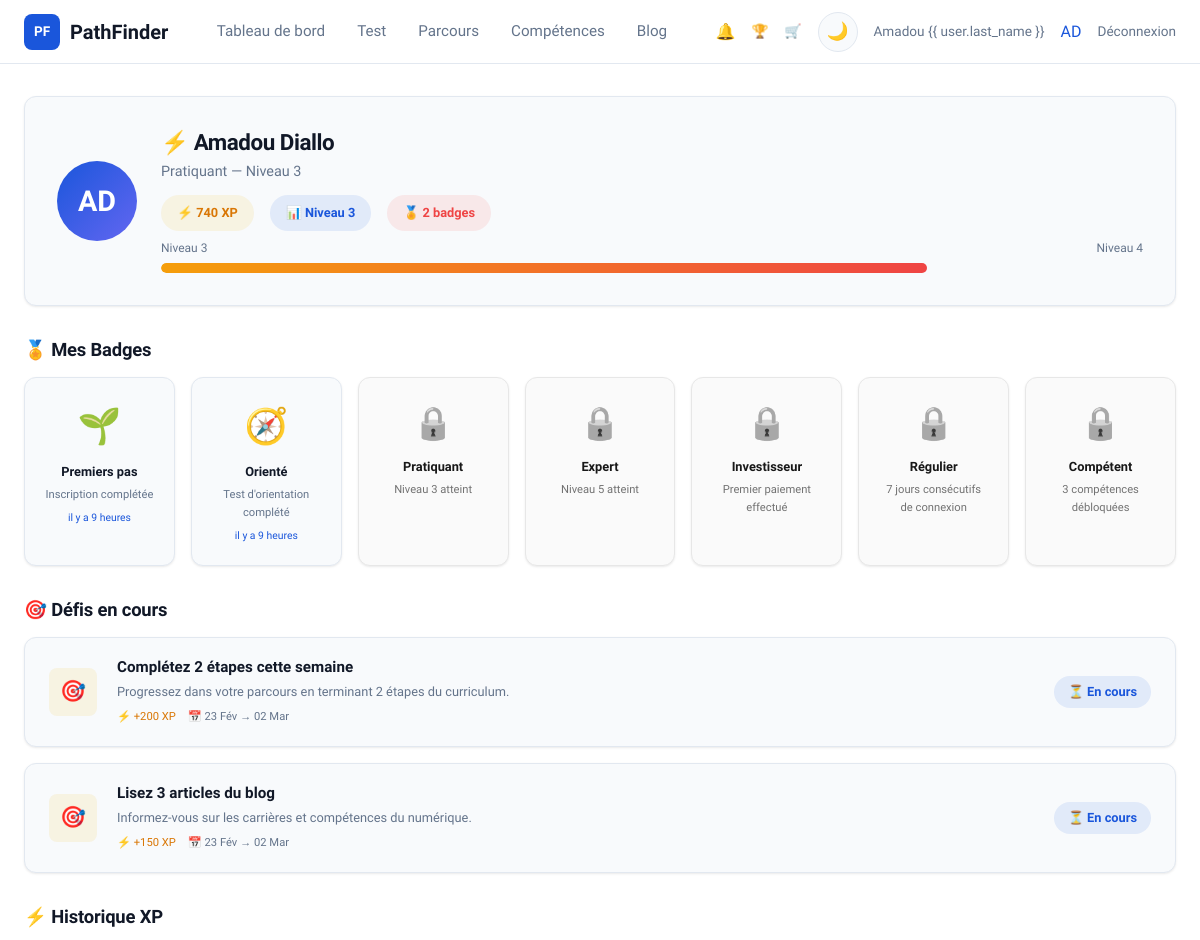
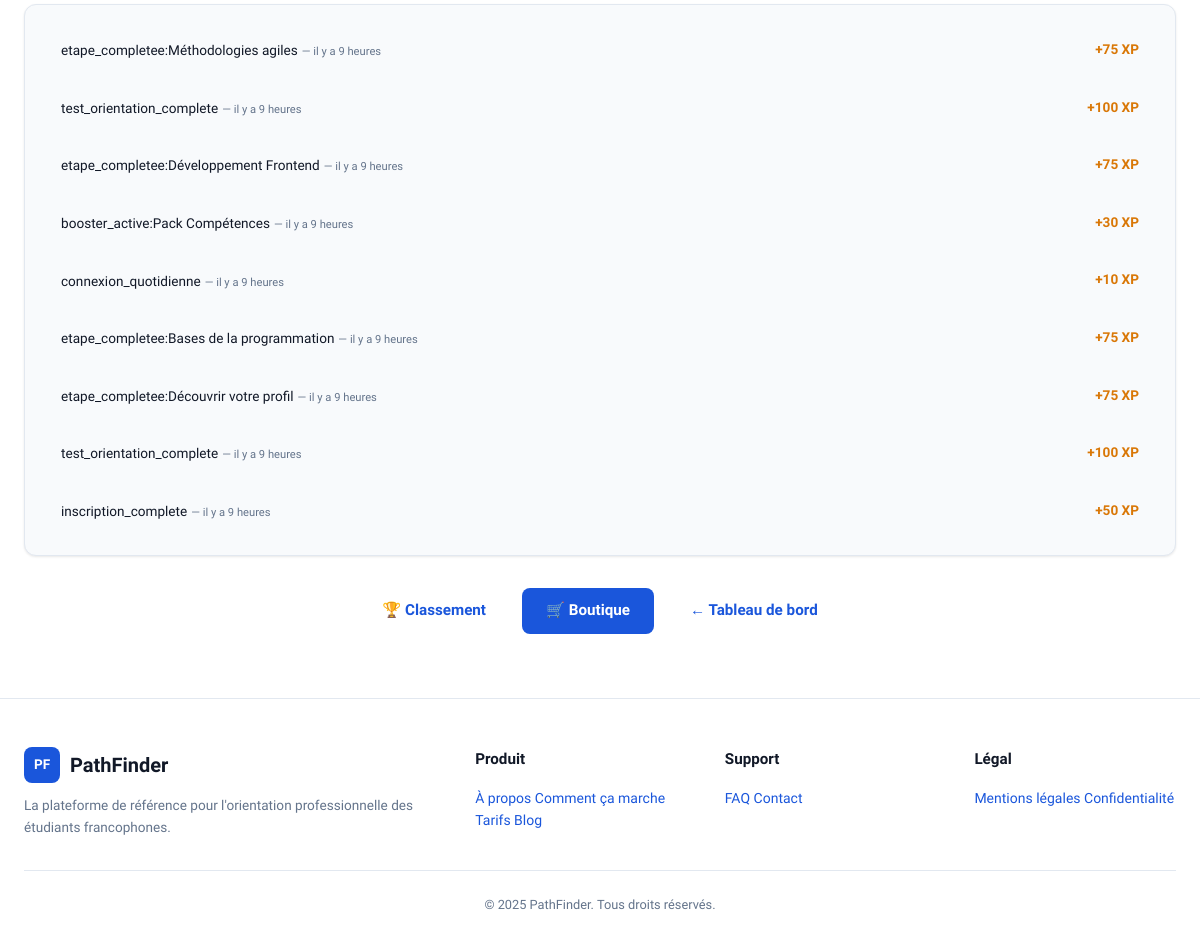
The app's page /gamification/profil/ (signed in) with its own data (2 pictures, top to bottom).
### accounts/models.py (models this page shows, shortened)
class CustomUser(AbstractUser):
    FILIERE_CHOICES = [
        ('informatique', 'Informatique'),
        ('gestion', 'Gestion'),
        ('marketing', 'Marketing'),
        ('communication', 'Communication'),
        ('droit', 'Droit'),
        ('sciences', 'Sciences'),
        ('lettres', 'Lettres'),
        ('autre', 'Autre'),
    ]
    NIVEAU_CHOICES = [
        ('licence1', 'Licence 1'),
        ('licence2', 'Licence 2'),
        ('licence3', 'Licence 3'),
        ('master1', 'Master 1'),
        ('master2', 'Master 2'),
        ('doctorat', 'Doctorat'),
    ]
    filiere = models.CharField(max_length=100, choices=FILIERE_CHOICES, blank=True)
    niveau = models.CharField(max_length=50, choices=NIVEAU_CHOICES, blank=True)
    avatar_initials = models.CharField(max_length=3, blank=True)
    global_progress = models.FloatField(default=0.0, help_text='Progression globale 0-100%')
    total_xp = models.IntegerField(default=0)
    level = models.IntegerField(default=1)
    class Meta:
        verbose_name = 'Utilisateur'
        verbose_name_plural = 'Utilisateurs'
    @property
    def level_name(self):
        names = {1: 'Explorateur', 2: 'Apprenti', 3: 'Pratiquant',
                 4: 'Confirmé', 5: 'Expert', 6: 'Mentor', 7: 'Architecte'}
        return names.get(min(self.level, 7), 'Architecte')
    @property
    def level_icon(self):
        icons = {1: '🌱', 2: '📘', 3: '⚡', 4: '🎯', 5: '🏆', 6: '💎', 7: '👑'}
        return icons.get(min(self.level, 7), '👑')

### gamification/models.py (models this page shows, shortened)
class UserBadge(models.Model):
    user = models.ForeignKey(settings.AUTH_USER_MODEL, on_delete=models.CASCADE, related_name='badges')
    badge = models.ForeignKey(Badge, on_delete=models.CASCADE, related_name='earned_by')
    earned_at = models.DateTimeField(auto_now_add=True)
    class Meta:
        unique_together = ['user', 'badge']
        verbose_name = 'Badge utilisateur'
        verbose_name_plural = 'Badges utilisateurs'

class Badge(models.Model):
    CATEGORY_CHOICES = [
        ('progression', 'Progression'),
        ('regularite', 'Régularité'),
        ('excellence', 'Excellence'),
        ('social', 'Social'),
        ('special', 'Spécial'),
    ]
    CONDITION_CHOICES = [
        ('xp_total', 'XP total atteint'),
        ('level_reached', 'Niveau atteint'),
        ('test_complete', 'Test complété'),
        ('steps_completed', 'Étapes complétées'),
        ('streak_days', 'Jours consécutifs'),
        ('skills_unlocked', 'Compétences débloquées'),
        ('payment_made', 'Paiement effectué'),
    ]
    slug = models.SlugField(unique=True)
    name = models.CharField(max_length=100, verbose_name='Nom')
    description = models.CharField(max_length=300, verbose_name='Description')
    icon = models.CharField(max_length=10, default='🏅')
    category = models.CharField(max_length=30, choices=CATEGORY_CHOICES, default='progression')
    condition_type = models.CharField(max_length=30, choices=CONDITION_CHOICES, default='xp_total')
    condition_value = models.IntegerField(default=0, help_text='Seuil numérique')
    class Meta:
        verbose_name = 'Badge'
        verbose_name_plural = 'Badges'

class Challenge(models.Model):
    title = models.CharField(max_length=200, verbose_name='Titre')
    description = models.TextField(verbose_name='Description')
    xp_reward = models.IntegerField(default=200, verbose_name='Récompense XP')
    start_date = models.DateField(verbose_name='Début')
    end_date = models.DateField(verbose_name='Fin')
    is_active = models.BooleanField(default=True)
    class Meta:
        ordering = ['-start_date']
        verbose_name = 'Défi'
        verbose_name_plural = 'Défis'
    @property
    def is_ongoing(self):
        today = timezone.now().date()
        return self.start_date <= today <= self.end_date

class XPEvent(models.Model):
    user = models.ForeignKey(settings.AUTH_USER_MODEL, on_delete=models.CASCADE, related_name='xp_events')
    action = models.CharField(max_length=100, verbose_name='Action')
    xp_earned = models.IntegerField(verbose_name='XP gagnés')
    created_at = models.DateTimeField(auto_now_add=True)
    class Meta:
        ordering = ['-created_at']
        verbose_name = 'Événement XP'
        verbose_name_plural = 'Événements XP'

### gamification/views.py (the view)
# urls.py: path('profil/', views.profile_gamification, name='profile'),
@login_required
def profile_gamification(request):
    from .models import Badge
    import math
    badges = UserBadge.objects.filter(user=request.user).select_related('badge')
    earned_ids = [ub.badge_id for ub in badges]
    locked_badges = Badge.objects.exclude(id__in=earned_ids)
    xp_history = XPEvent.objects.filter(user=request.user)[:20]
    active_challenges = Challenge.objects.filter(is_active=True)
    challenge_data = []
    for ch in active_challenges:
        uc = UserChallenge.objects.filter(user=request.user, challenge=ch).first()
        challenge_data.append({
            'challenge': ch,
            'participation': uc,
            'is_completed': uc.completed if uc else False,
        })
    user = request.user
    current_level_xp = int(100 * (user.level ** 1.5))
    next_level_xp = int(100 * ((user.level + 1) ** 1.5))
    xp_range = next_level_xp - current_level_xp
    xp_in_level = user.total_xp - current_level_xp
    xp_progress_pct = min(100, int((xp_in_level / max(xp_range, 1)) * 100))
    context = {
        'badges': badges,
        'locked_badges': locked_badges,
        'xp_history': xp_history,
        'challenge_data': challenge_data,
        'xp_progress_pct': xp_progress_pct,
        'current_level_xp': current_level_xp,
        'next_level_xp': next_level_xp,
    }
    return render(request, 'gamification/profile.html', context)

### templates/gamification/profile.html (shortened to what this page needs)
{% extends "base.html" %}
{% load humanize %}
{% block content %}
<main class="main">
    <div class="container">
        <div class="card gam-hero animate-in">
            <div class="gam-avatar">{{ request.user.avatar_initials }}</div>
            <div class="gam-info" style="flex:1;">
                <h1>{{ request.user.level_icon }} {{ request.user.first_name }} {{ request.user.last_name }}</h1>
                <p>{{ request.user.level_name }} — Niveau {{ request.user.level }}</p>
                <div class="gam-stats">
                    <span class="gam-stat xp">⚡ {{ request.user.total_xp }} XP</span>
                    <span class="gam-stat lvl">📊 Niveau {{ request.user.level }}</span>
                    <span class="gam-stat streak">🏅 {{ badges.count }} badge{{ badges.count|pluralize }}</span>
                </div>
                <div class="xp-bar-outer">
                    <div class="xp-bar-label">
                        <span>Niveau {{ request.user.level }}</span>
                        <span>Niveau {{ request.user.level|add:1 }}</span>
                    </div>
                    <div class="xp-bar-track">
                        <div class="xp-bar-fill" style="width:{{ xp_progress_pct }}%;"></div>
                    </div>
                </div>
            </div>
        </div>
        <h2 class="section-title">🏅 Mes Badges</h2>
        <div class="badges-grid">
            {% for ub in badges %}
            <div class="card badge-card animate-in">
                <span class="icon">{{ ub.badge.icon }}</span>
                <div class="name">{{ ub.badge.name }}</div>
                <div class="desc">{{ ub.badge.description }}</div>
                <div class="date">{{ ub.earned_at|naturaltime }}</div>
            </div>
            {% endfor %}
            {% for b in locked_badges %}
            <div class="card badge-card locked animate-in">
                <span class="icon">🔒</span>
                <div class="name">{{ b.name }}</div>
                <div class="desc">{{ b.description }}</div>
            </div>
            {% endfor %}
        </div>
        <h2 class="section-title">🎯 Défis en cours</h2>
        <div class="challenges-grid">
            {% for item in challenge_data %}
            <div class="card challenge-card animate-in">
                <div class="challenge-icon">🎯</div>
                <div class="challenge-info">
                    <h3>{{ item.challenge.title }}</h3>
                    <p>{{ item.challenge.description }}</p>
                    <div class="challenge-meta">
                        <span class="xp">⚡ +{{ item.challenge.xp_reward }} XP</span>
                        <span class="dates">📅 {{ item.challenge.start_date|date:"d M" }} → {{ item.challenge.end_date|date:"d M" }}</span>
                    </div>
                </div>
                {% if item.is_completed %}
                <span class="challenge-status done">✅ Terminé</span>
                {% elif item.challenge.is_ongoing %}
                <span class="challenge-status active">⏳ En cours</span>
                {% else %}
                <span class="challenge-status pending">📅 À venir</span>
                {% endif %}
            </div>
            {% empty %}
            <div class="card" style="padding:40px;text-align:center;">
                <p style="font-size:2rem;">🎯</p>
                <p style="color:var(--text-secondary);">Aucun défi actif pour le moment</p>
            </div>
            {% endfor %}
        </div>
        <h2 class="section-title">⚡ Historique XP</h2>
        <div class="card" style="padding:20px;">
            <div class="xp-timeline">
                {% for event in xp_history %}
                <div class="xp-event">
                    <div>
                        <span class="action">{{ event.action }}</span>
                        <span class="time"> — {{ event.created_at|naturaltime }}</span>
                    </div>
                    <span class="amount">+{{ event.xp_earned }} XP</span>
                </div>
                {% empty %}
                <p style="text-align:center;color:var(--text-secondary);padding:20px;">Aucun événement XP encore</p>
                {% endfor %}
            </div>
        </div>
        <div class="nav-links">
            <a href="{% url 'gamification:leaderboard' %}" class="btn btn-outline">🏆 Classement</a>
            <a href="{% url 'gamification:shop' %}" class="btn btn-primary">🛒 Boutique</a>
            <a href="{% url 'accounts:dashboard' %}" class="btn btn-outline">← Tableau de bord</a>
        </div>
    </div>
</main>
{% endblock %}

### templates/includes/navbar.html (shortened to what this page needs)
{% load static %}
<nav class="navbar">
    <div class="container">
        <a href="{% url 'core:home' %}" class="navbar-logo">
            <div class="logo-icon">PF</div>
            PathFinder
        </a>
        <div class="navbar-menu">
            {% if user.is_authenticated %}
            <a href="{% url 'accounts:dashboard' %}"
                class="{% if request.resolver_match.url_name == 'dashboard' %}active{% endif %}">Tableau de bord</a>
            <a href="{% url 'orientation:test' %}"
                class="{% if request.resolver_match.app_name == 'orientation' %}active{% endif %}">Test</a>
            <a href="{% url 'parcours:career' %}"
                class="{% if request.resolver_match.app_name == 'parcours' %}active{% endif %}">Parcours</a>
            <a href="{% url 'competences:list' %}"
                class="{% if request.resolver_match.app_name == 'competences' %}active{% endif %}">Compétences</a>
            <a href="{% url 'blog:list' %}"
                class="{% if request.resolver_match.app_name == 'blog' %}active{% endif %}">Blog</a>
            {% else %}
            <a href="{% url 'core:home' %}">Accueil</a>
            <a href="{% url 'core:home' %}#fonctionnement">Fonctionnement</a>
            <a href="{% url 'core:home' %}#tarifs">Tarifs</a>
            <a href="{% url 'core:contact' %}">Contact</a>
            {% endif %}
        </div>
        <div class="navbar-actions">
            {% if user.is_authenticated %}
            <a href="{% url 'notifications:list' %}" style="position:relative;color:var(--text-secondary);">
                🔔
            </a>
            <a href="{% url 'gamification:leaderboard' %}" style="color:var(--text-secondary);font-size:0.85rem;"
                title="Classement">🏆</a>
            <a href="{% url 'gamification:shop' %}" style="color:var(--text-secondary);font-size:0.85rem;"
                title="Boutique">🛒</a>
            <button class="theme-toggle" aria-label="Changer le thème">🌙</button>
            <span style="color:var(--text-secondary);font-size:0.85rem;">{{ user.first_name }} {{ user.last_name
                }}</span>
            <a href="{% url 'gamification:profile' %}" style="text-decoration:none;">
                <div class="avatar" title="{{ user.total_xp }} XP — {{ user.level_name }}">{{ user.avatar_initials }}
                </div>
            </a>
            <a href="{% url 'accounts:logout' %}" style="color:var(--text-secondary);font-size:0.85rem;">Déconnexion</a>
            {% else %}
            <button class="theme-toggle" aria-label="Changer le thème">🌙</button>
            <a href="{% url 'accounts:login' %}" class="btn btn-outline btn-sm">Connexion</a>
            <a href="{% url 'accounts:register' %}" class="btn btn-primary btn-sm">Commencer</a>
            {% endif %}
        </div>
    </div>
</nav>

### records on screen
CustomUser: first_name "Amadou", avatar_initials "AD", user.avatar_initials "AD", user.level_icon "⚡", user.first_name "Amadou", user.last_name "Diallo", user.level_name "Pratiquant", user.level "3", user.total_xp "740", user.level|add "4"
UserBadge: badge.icon "🌱", badge.name "Premiers pas", badge.description "Inscription complétée", earned_at "il y a 9 heures"
UserBadge: badge.icon "🧭", badge.name "Orienté", badge.description "Test d'orientation complété", earned_at "il y a 9 heures"
Badge: name "Pratiquant", description "Niveau 3 atteint"
Badge: name "Expert", description "Niveau 5 atteint"
Badge: name "Investisseur", description "Premier paiement effectué"
Badge: name "Régulier", description "7 jours consécutifs de connexion"
Badge: name "Compétent", description "3 compétences débloquées"
Challenge: challenge "Complétez 2 étapes cette semaine", challenge.description "Progressez dans votre parcours en terminant 2 étapes du curriculum.", challenge.xp_reward "200", challenge.start_date "23 Fév", challenge.end_date "02 Mar", shows "⏳ En cours"
Challenge: challenge "Lisez 3 articles du blog", challenge.description "Informez-vous sur les carrières et compétences du numérique.", challenge.xp_reward "150", challenge.start_date "23 Fév", challenge.end_date "02 Mar", shows "⏳ En cours"
XPEvent: action "etape_completee:Méthodologies agiles", created_at "il y a 9 heures", xp_earned "75"
XPEvent: action "test_orientation_complete", created_at "il y a 9 heures", xp_earned "100"
XPEvent: action "etape_completee:Développement Frontend", created_at "il y a 9 heures", xp_earned "75"
XPEvent: action "booster_active:Pack Compétences", created_at "il y a 9 heures", xp_earned "30"
XPEvent: action "connexion_quotidienne", created_at "il y a 9 heures", xp_earned "10"
XPEvent: action "etape_completee:Bases de la programmation", created_at "il y a 9 heures", xp_earned "75"
XPEvent: action "etape_completee:Découvrir votre profil", created_at "il y a 9 heures", xp_earned "75"
XPEvent: action "test_orientation_complete", created_at "il y a 9 heures", xp_earned "100"
XPEvent: action "inscription_complete", created_at "il y a 9 heures", xp_earned "50"

### other values on screen
{{ badges.count }} "2"
